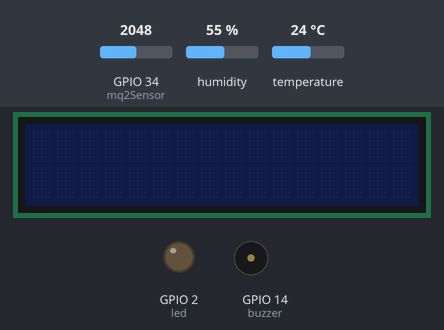
The program below on a simulated ESP32 board running MicroPython. On the bench: 16×2 character LCD, output pins drawn as LEDs (lit = HIGH), buzzer (waves = sounding, pin HIGH). The inputs (shaded band) are chosen by the test bench; at power-on: GPIO 34 (mq2Sensor) = 2048, humidity 55 %, temperature 24 °C (analog values on the 0–4095 scale). WiFi joins after 1.5 s; no MQTT or app messages arrive unless stated; values from a settings file that is not in the repository are placeholders; library files of the repository ran but are not shown: machine_i2c_lcd.py; what the program prints to the serial console is not drawn.

Above: at 1.2 s.
1.3 s: GPIO 34 (mq2Sensor) set to 1352
At 6.4 s:
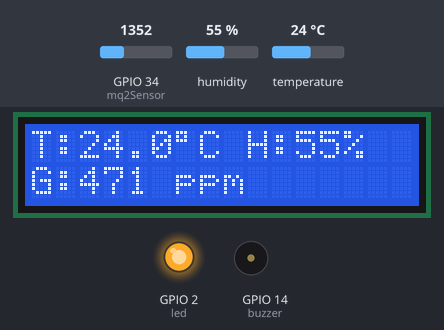
6.7 s: GPIO 34 (mq2Sensor) set to 1218
At 8.4 s:
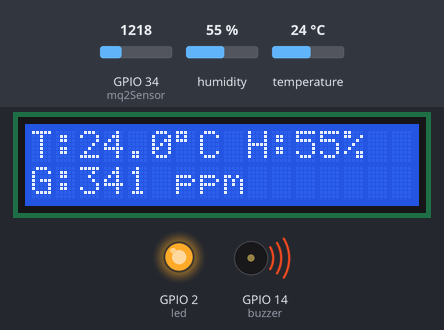
8.8 s: GPIO 34 (mq2Sensor) set to 4095
At 10.1 s:
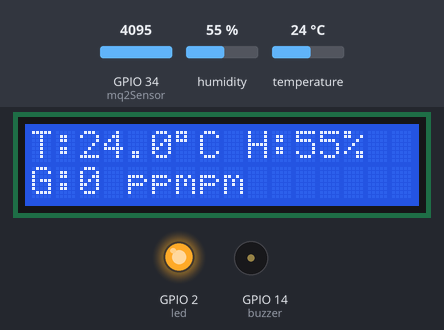
10.8 s: GPIO 34 (mq2Sensor) set to 491
At 11.8 s:
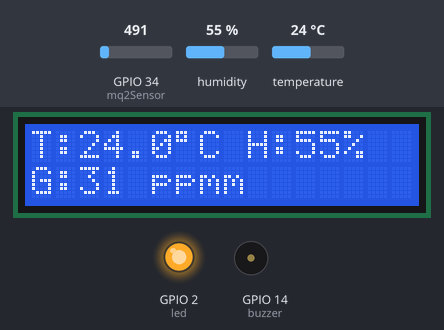
12.9 s: GPIO 34 (mq2Sensor) set to 312
At 14.6 s:
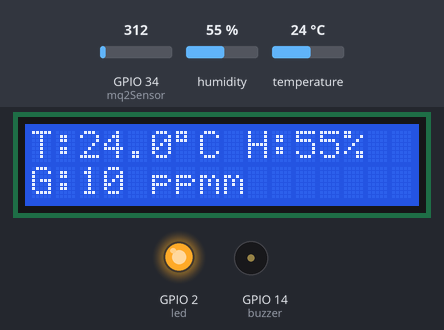
14.9 s: GPIO 34 (mq2Sensor) set to 271
At 16.4 s:
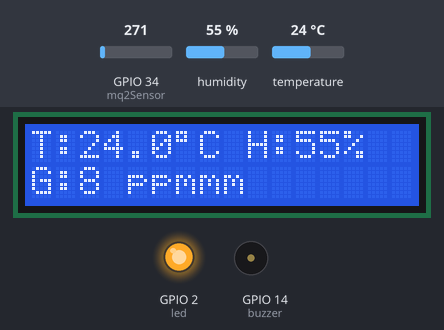
Timing chart, 0 to 17.9 s (numbered marks = the images above; inputs shaded):
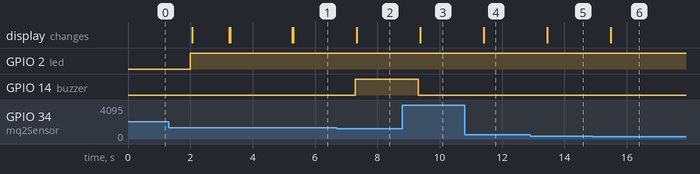

Measured:
- the behaviour switches between 1284 and 1283 on GPIO 34 (mq2Sensor) (found by bisection; images 1 and 2)
- the behaviour switches between 299 and 298 on GPIO 34 (mq2Sensor) (found by bisection; images 5 and 6)
- after the input at 6.7 s, GPIO 14 (buzzer): LOW → HIGH after 0.59 s; the display: changes after 0.64 s (image 2)
- after the input at 8.8 s, GPIO 14 (buzzer): HIGH → LOW after 0.51 s; the display: changes after 0.58 s (image 3)
- after the input at 10.8 s, the display: changes after 0.62 s (image 4)
- after the input at 12.9 s, the display: changes after 0.56 s (image 5)
- after the input at 14.9 s, the display: changes after 0.59 s (image 6)

The program:

main.py
```python
from machine import Pin, ADC, I2C
from machine_i2c_lcd import I2cLcd
from boot import connect_wifi
from boot import setup_mqtt
import asyncio
import dht
import math
import config
import ujson
import machine

device_id = config.DEVICE_ID

client = None

payload = {
    "device_id": device_id,
    "temp": 0,
    "humid": 0,
    "gas": 0
}

def setup_sensor():
  dht_pin = 15
  mq2_pin = 34

  dhtSensor = dht.DHT22(Pin(dht_pin))
  mq2Sensor = ADC(Pin(mq2_pin))
  mq2Sensor.atten(ADC.ATTN_11DB)

  class Sensor:
    def __init__(self, dhtSensor, mq2Sensor):
      self.dhtSensor = dhtSensor
      self.mq2Sensor = mq2Sensor

  if dhtSensor and mq2Sensor:
    return Sensor(dhtSensor=dhtSensor, mq2Sensor=mq2Sensor)
  else:
    return False

async def read_sensor ():
  sensor = setup_sensor()

  if not sensor:
    print("Failed to connect sensor. check the connection!!")
    return

  while True:
    try:
      sensor.dhtSensor.measure()
      raw_val = sensor.mq2Sensor.read()

      payload['temp'] = round(sensor.dhtSensor.temperature(), 2)
      payload['humid'] = round(sensor.dhtSensor.humidity(), 2)
      payload['gas'] = round(count_ppm(raw_adc=raw_val))

      print(f"[DHT] Temperature: {payload['temp']}°C, Humidity: {payload['humid']}%")
      print(f"[MQ-2] Consentration: {payload['gas']} ppm")
    except Exception as e:
      print(f"Failed to read full sensor!! Error:{e}")
    await asyncio.sleep(2)

def setup_lcd():
  print("Initializing LCD...")
  i2c = I2C(0, scl=Pin(22), sda=Pin(21), freq=400000)
  devices = i2c.scan()
  if len(devices) == 0:
    print("No I2C devices found. Check connections.")
    return None

  i2c_addr = devices[0]
  return I2cLcd(i2c, i2c_addr, 2, 16)

async def update_lcd(lcd):
  if lcd is None:
    return

  lcd.clear()
  lcd.move_to(0, 0)
  lcd.putstr("Initializing")
  lcd.move_to(0, 1)
  lcd.putstr("RuangSense-v2")
  await asyncio.sleep(2)
  lcd.clear()

  while True:
    lcd.move_to(0, 0)
    lcd.putstr(f"T:{payload['temp']}\xdfC H:{int(payload['humid'])}%")
    lcd.move_to(0, 1)
    lcd.putstr(f"G:{payload['gas']} ppm")
    await asyncio.sleep(1)

def mqtt_callback(topic, msg):
  print(f"[MQTT] Topic:{topic.decode()} | Message: {msg.decode()}")

async def mqtt_listener():
  while True:
    if client is not None:
      try:
        client.check_msg()
      except Exception as e:
        print("Error:", e)
    await asyncio.sleep(0.5)

async def send_telementry():
  while True:
    if client is not None:
      try:
        print("Sending payload:", payload)

        json_payload = ujson.dumps(payload).encode()
        print("[MQTT OUT] Mengirim data telemetri...")
        client.publish(config.TOPIC_DATA, json_payload)
      except Exception as e:
        print("Gagal mengirim data:", e)
        machine.reset()
    await asyncio.sleep(5)

def count_ppm(raw_adc):
  if raw_adc == 0:
    return 0

  RL_VALUE = 5  #Load resistance (5KΩ)
  RO_CLEAN_AIR = 9.83  #Clean air ratio

  # 1. Calculate voltage sensor (VRL)
  volts = raw_adc * (3.3 / 4095.0)
  if volts == 0:
    return 0

  # 2. Calculate resistance of the sensor (RS)
  # Formula: RS = ((VCC * RL) / VRL) - RL
  rs = ((3.3 * RL_VALUE) / volts) - RL_VALUE

  # 3. Calculate ratio (RS/RO)
  ratio = rs / RO_CLEAN_AIR

  # 4. Calculate PPM using logarithmic formula
  # log(ppm) = (log(ratio) - b) / m
  # For MQ-2, typical values are b = 1.27 and m = -0.47
  try:
    ppm_log = (math.log10(ratio) - 1.27) / -0.47
    return pow(10, ppm_log)
  except Exception as e:
    print("Error calculating PPM:", e)
    return 0

async def buzzer_control():
  buzzer = Pin(14, Pin.OUT)

  while True:
    if payload["gas"] >= 150 and payload["gas"] <= 400:
      buzzer.value(1)  # Turn on buzzer - danger zone
      await asyncio.sleep(0.5)
    elif payload["gas"] >= 70 and payload["gas"] < 150:
      buzzer.value(1)  # Turn on buzzer - warning zone
      await asyncio.sleep(1)
    else:
      buzzer.value(0)  # Turn off buzzer
      await asyncio.sleep(1)

async def main():
  global client
  print("--- RuangSense v2: Monitoring System ---")

  is_connected = connect_wifi(config.WIFI_SSID, config.WIFI_PASSWORD)
  lcd = setup_lcd()

  if is_connected and lcd:
    lcd.clear()
    lcd.putstr("Wifi OK!")
    await asyncio.sleep(1)
  elif not is_connected:
    return

  try:
    client = setup_mqtt()
    client.set_callback(mqtt_callback)
    client.connect()
    print("[MQTT] Connected to Broker!")
    client.publish(config.TOPIC_STATUS, b"online", retain=True)

    client.subscribe(config.TOPIC_COMMAND)
    print(f"[MQTT] Subscribe to {config.TOPIC_COMMAND.decode()}")

    await asyncio.gather(
      read_sensor(),
      buzzer_control(),
      update_lcd(lcd),
      mqtt_listener(),
      send_telementry()
    )
  except asyncio.CancelledError:
    print("Tasks cancelled.")
  except Exception as e:
    print("Error:", e)
  finally:
    if client is not None:
      try:
        client.publish(config.TOPIC_STATUS, b"offline", retain=True)
        client.disconnect()
      except Exception as e:
        pass

try:
  asyncio.run(main())
except KeyboardInterrupt:
  pass
```

boot.py
```python
import time
import network
from machine import Pin
from umqtt.simple import MQTTClient
import config

led = Pin(2, Pin.OUT)

def setup_mqtt():
  client = MQTTClient(client_id=config.DEVICE_ID, server=config.MQTT_BROKER, keepalive=10)
  client.set_last_will(config.TOPIC_STATUS, b"offline", retain=True, qos=1)
  return client

def connect_wifi(ssid, password):
  wlan = network.WLAN(network.STA_IF)
  wlan.active(True)

  if not wlan.isconnected():
    print("Connecting to wifi...")
    wlan.connect(ssid, password)

    timeout = 10
    while not wlan.isconnected() and timeout > 0:
      time.sleep(1)
      timeout -= 1

  if wlan.isconnected():
    print("Wifi terhubung!")
    print('Alamat IP ESP32:', wlan.ifconfig()[0])

    led.on()

    return True
  else:
    print("Gagal menghubungkan ke Wifi")

    led.off()

    return False
```
